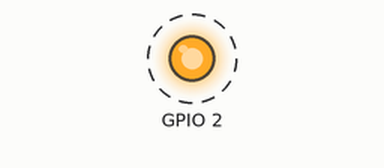
Simulated run of this sketch. Board: ESP8266 (NodeMCU). On the bench: output pins drawn as LEDs (lit = HIGH). Dashed ring = blinking. WiFi joins after 1.5 s; servers stay silent unless stated; what the sketch prints to the serial monitor is not drawn.

Above: at 1.55 s.
Timing chart, 0 to 4.5 s (numbered marks = the images above):
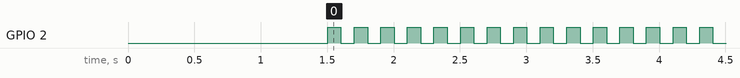

The sketch:

ESP8266_OTA.ino
```cpp
/** Для возможности прошивки по сетевому порту,
 *  необходимо установить последнюю версию python
 *  Скачать по ссылке: https://www.python.org/downloads/
 *
 *   Автор: Обушенков Алексей Андреевич (КОД не мой! Я Это.... Автор видео.)
 *   Группа в ВК https://vk.com/engineer24
     Канал на YouTube https://www.youtube.com/channel/UCih0Gcl9IEdkR8deDJCiodg
     Инженерка Engineering room

Ссылка которые стоит поситить. Там море инфы об беспроводной прошивке.
http://esp8266.github.io/Arduino/versions/2.0.0/doc/ota_updates/ota_updates.html

Ссылка на библиотеку Aduino OTA хотя у меня уже была.
https://github.com/esp8266/Arduino/tree/master/libraries/ArduinoOTA


**/
#include <ESP8266WiFi.h> //Библиотека для работы с WIFI
#include <ESP8266mDNS.h>
#include <WiFiUdp.h>

#include <ArduinoOTA.h> // Библиотека для OTA-прошивки

const char* ssid = "Solar"; //Имя точки доступа WIFI
const char* password = "123454321"; //пароль точки доступа WIFI

void setup() {
//  Serial.begin(115200);
  WiFi.mode(WIFI_STA);
  WiFi.begin(ssid, password);


  Serial.println("Ready");
  Serial.print("IP address: ");
  Serial.println(WiFi.localIP());
  //************************
  ArduinoOTA.setHostname("ESP8266-00001"); // Задаем имя сетевого порта
  //ArduinoOTA.setPassword((const char *)"0000"); // Задаем пароль доступа для удаленной прошивки
  ArduinoOTA.begin(); // Инициализируем OTA
  //***********************
  while (WiFi.waitForConnectResult() != WL_CONNECTED) {
    delay(5000);
    ESP.restart();
  }

   pinMode(2,OUTPUT);
  }

void loop() {
ArduinoOTA.handle(); // Всегда готовы к прошивке

digitalWrite(2,1);
delay(100);
digitalWrite(2,0);
delay(100);
}
```

Measured:
- by itself, GPIO 2: alternates HIGH for 0.10 s and LOW for 0.10 s
